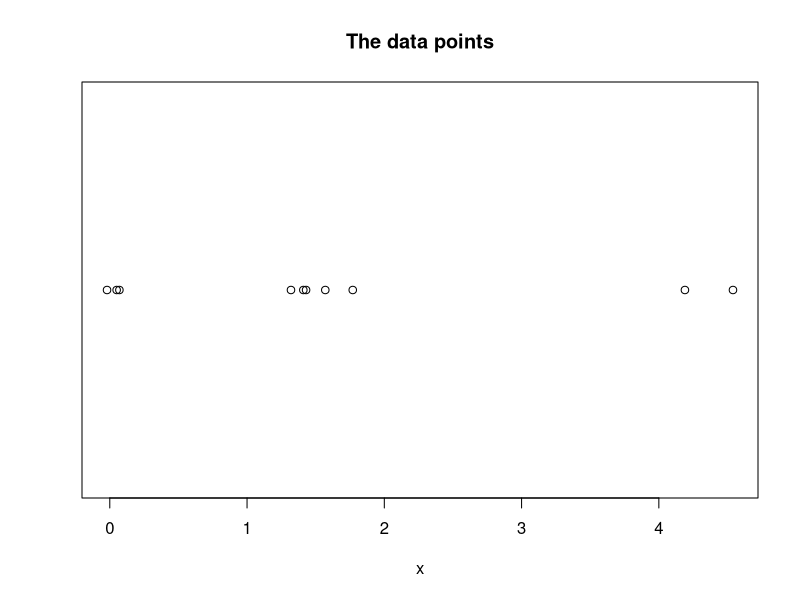
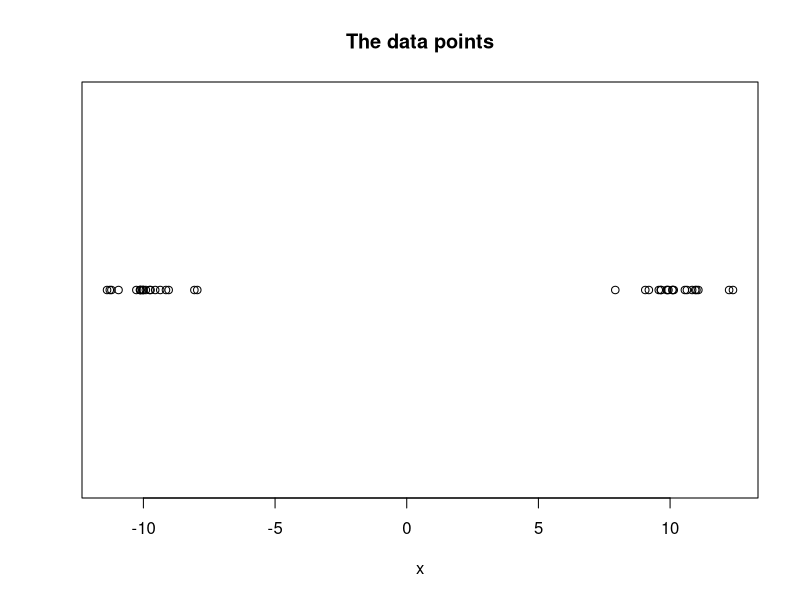
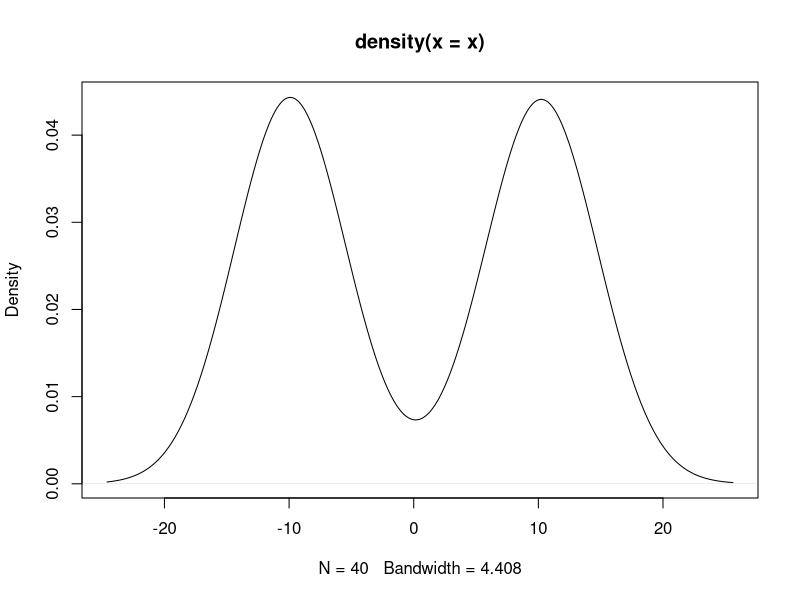

R code for these plots, in order:
## ---- chunk 1
EM = function(x, K, num_iter = 100)
{
  # number of samples
  n = length(x)
  
  # random initialization of z
  z = matrix(runif(K*n), n, K)
  # make rows add up to 1
  # take each row (1) of z and divide each element ("/") by the rowSum
  rowStd = function(z) sweep(z, 1, rowSums(z), "/")
  z = rowStd(z)
  
  # mean vector
  mu = numeric(K)
  # standard deviation vector
  s2 = numeric(K)
  
  # loop num_iter times
  for (r in 1:num_iter)
  {
    
    # M step: maximize the expected complete data log-likelihood
    n.group = colSums(z)  # vector of n_k_hat
    pi = n.group / n  # vector of pi_k_hat
    
    mu = colSums(x*z) / n.group
    s2 = colSums((replicate(K, x) - t(replicate(n, mu)))^2*z) / n.group
    
    # E step: compute the probabilities of allocation for each sample X_i
    for (i in 1:n)
    {
      z[i, ] = pi * dnorm(x[i], mean = mu, sd = sqrt(s2))
    }
    z = rowStd(z)
  }
  
  return (list(pi=pi, mu=mu, s2=s2, z=zapsmall(z)))
}
## ---- chunk 2
x = c(4.54, 1.57, 1.41, 1.77, 1.43, 0.07, 0.05, 4.19, -0.02, 1.32)
plot(x, rep(1, length(x)), ylab="", yaxt="n", main="The data points")

em.out = EM(x, 3)
print(em.out)
## ---- chunk 3
x = c(rnorm(20, mean=-10), rnorm(20, mean=10))
plot(x, rep(1, length(x)), ylab="", yaxt="n", main="The data points")

plot(density(x))

em.out = EM(x, 2, 5000)
print(em.out)
